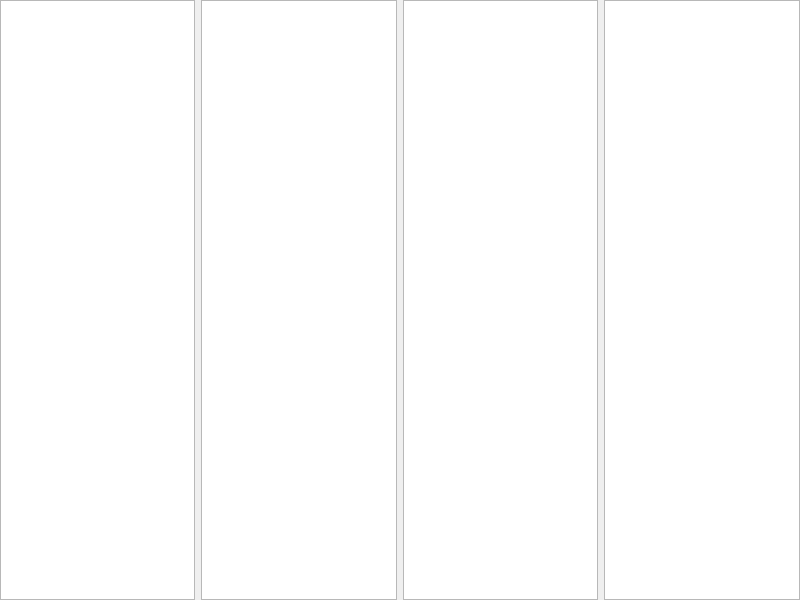
<?xml version="1.0" encoding="UTF-8"?>
<ui version="4.0">
 <class>NavTreeView</class>
 <widget class="QWidget" name="NavTreeView">
  <property name="geometry">
   <rect>
    <x>0</x>
    <y>0</y>
    <width>800</width>
    <height>600</height>
   </rect>
  </property>
  <property name="windowTitle">
   <string>Form</string>
  </property>
  <layout class="QGridLayout" name="gridLayout">
   <property name="leftMargin">
    <number>0</number>
   </property>
   <property name="topMargin">
    <number>0</number>
   </property>
   <property name="rightMargin">
    <number>0</number>
   </property>
   <property name="bottomMargin">
    <number>0</number>
   </property>
   <item row="0" column="0">
    <widget class="QEXTNavTreeWidget" name="navListView1"/>
   </item>
   <item row="0" column="3">
    <widget class="QEXTNavTreeWidget" name="navListView4"/>
   </item>
   <item row="0" column="1">
    <widget class="QEXTNavTreeWidget" name="navListView2"/>
   </item>
   <item row="0" column="2">
    <widget class="QEXTNavTreeWidget" name="navListView3"/>
   </item>
  </layout>
 </widget>
 <customwidgets>
  <customwidget>
   <class>QEXTNavTreeWidget</class>
   <extends>QListView</extends>
   <header>qextNavTreeWidget.h</header>
  </customwidget>
 </customwidgets>
 <resources/>
 <connections/>
</ui>
